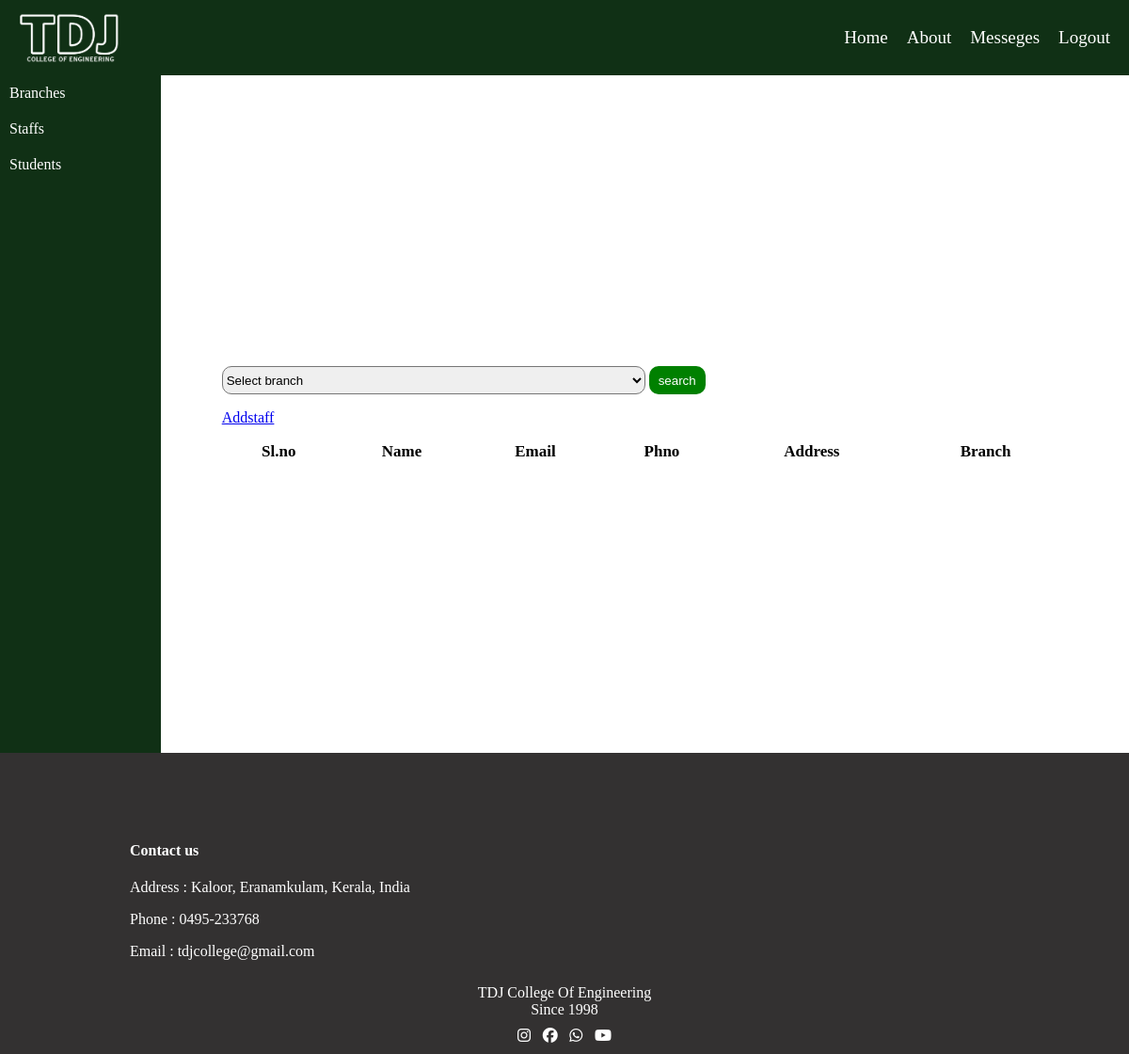
Before: /admstaff (signed in) with the older database file.
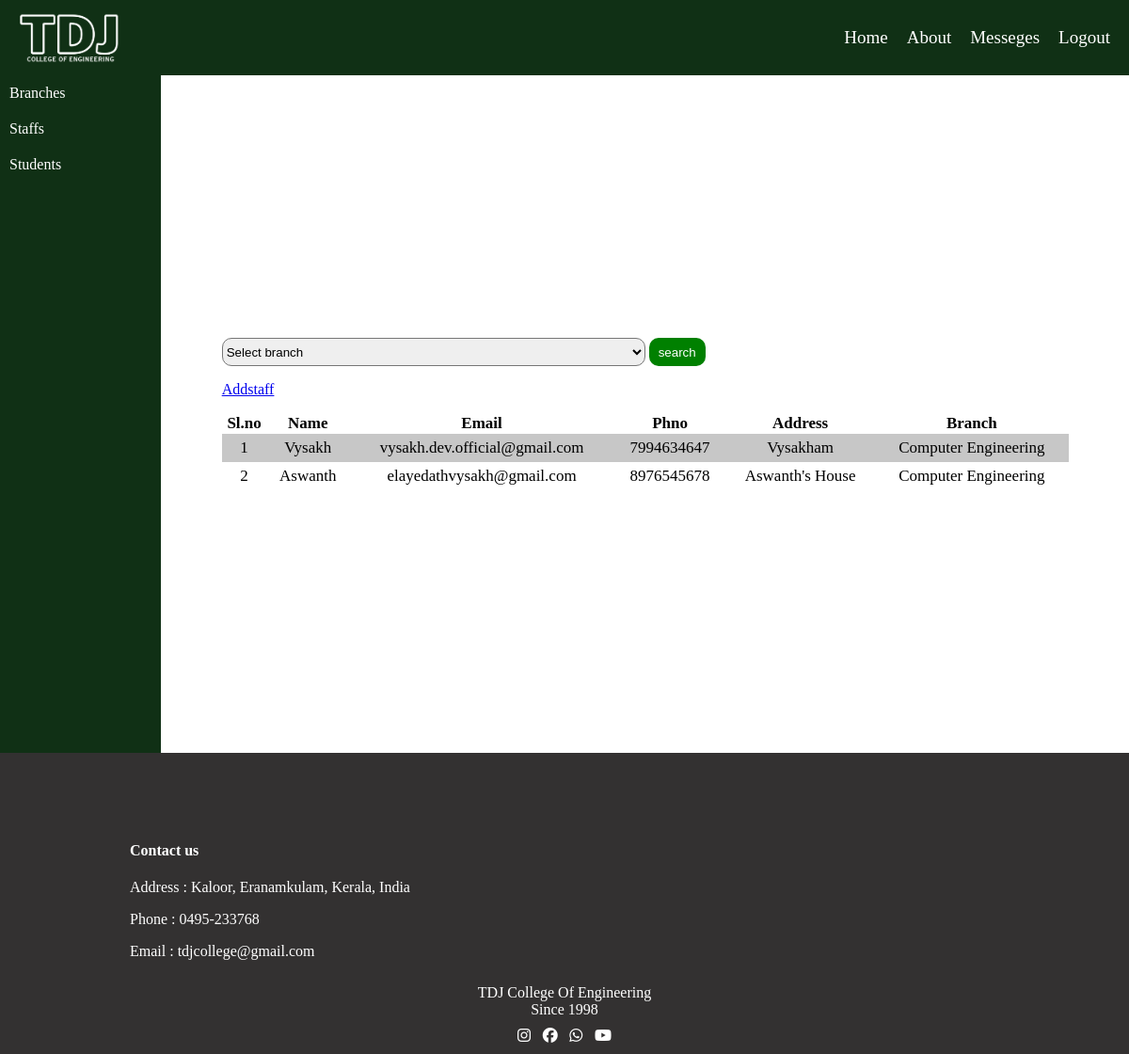
After: the same page with the newer database file.
### app/models.py (models this page shows, shortened)
class Staff(models.Model):
    aname=models.ForeignKey(admins,on_delete=models.CASCADE)
    staffname=models.TextField()
    staffemail=models.TextField()
    staffphno=models.TextField()
    staffaddress=models.TextField()
    staffbranch=models.ForeignKey(Branches,on_delete=models.CASCADE)
    staffpassword=models.TextField()

class Branches(models. Model):
    aname=models.ForeignKey(admins,on_delete=models.CASCADE)
    bname=models.TextField()

### app/views.py (the view)
# urls.py: path('admstaff',views.admstaff),
def admstaff(request):
    if 'adm' in request.session:
        branches=Branches.objects.filter(aname=admins.objects.get(username=request.session['adm']))
        if request.method=='POST':
            branchname=request.POST['branch']
            print(branchname)
            branch=Branches.objects.get(bname=branchname)
            staffs=Staff.objects.filter(staffbranch=branch)
        else:
            staffs=Staff.objects.all()
        return render(request,'admin/admstaff.html',{'branches':branches,'staffs':staffs})
    else:
        return render(index)

### templates/admin/admstaff.html (shortened to what this page needs)
<!DOCTYPE html>
<html lang="en">
<head>
    {% load static %}
    <link rel="stylesheet" href="{% static 'css/index.css' %}">
</head>
<body>
    <div class="main">
        <div class="nav">
            <div class="navigation" style="background-color: rgb(16, 48, 21);">
                <div class="logo">
                    <img src="{% static 'images/clogo.png' %}" alt="">
                </div>
                <div class="links">
                    <ul>
                        <a href="" class="service"><li>Home</li></a>
                        <a href="" class="service"><li>About</li></a>
                        <a href="" class="service"><li>Messeges</li></a>
                        <a href="st_login" class="service"><li>Logout</li></a>
                    </ul>
                </div>
            </div>
        </div>
        <div class="admin_main">
            <div class="admin_part1">
                <a href="../addbranch"><div class="nav1">
                    Branches
                </div></a>
                <a href="../admstaff"><div class="nav1">
                    Staffs
                </div></a>
                <a href="../viewstudents"><div class="nav1">
                    Students
                </div></a>
            </div>
            <div class="admin_part2">
            <div class="admbutton">
                <div class="select">
                    <form action="../admstaff" method="POST">
                        <select name="branch" id="">
                            <option value="" disabled selected>Select branch</option>
                        </select>
                        <input type="submit" value="search">
                    </form>
                </div>
                <a href="addstaff">
                    <p>Addstaff</p>
                </a>
                <div class="staffs">
                    <table>
                        <tr>
                            <th>Sl.no</th>
                            <th>Name</th>
                            <th>Email</th>
                            <th>Phno</th>
                            <th>Address</th>
                            <th>Branch</th>
                        </tr>
                        {% for i in staffs %}
                        <tr>
                            <td>{{forloop.counter}}</td>
                            <td>{{i.staffname}}</td>
                            <td>{{i.staffemail}}</td>
                            <td>{{i.staffphno}}</td>
                            <td>{{i.staffaddress}}</td>
                            <td>{{i.staffbranch.bname}}</td>
                        </tr>
                        {% endfor %}
                    </table>
                </div>
            </div>
            </div>
           </div>
        </div>
        <footer style="margin: 0px;">
            <div class="contact">
                <h4>Contact us</h4>
                <p>Address : Kaloor, Eranamkulam, Kerala, India</p>
                <p>Phone : 0495-233768</p>
                <p>Email : tdjcollege@gmail.com</p>
            </div>
            <div class="clg_name">
                <p>TDJ College Of Engineering</p>
                <p>Since 1998</p>
            </div>
            <div class="icons">
                <div class="icon"><i class="fa-brands fa-instagram"></i></div>
                <div class="icon"><i class="fa-brands fa-facebook"></i></div>
                <div class="icon"><i class="fa-brands fa-whatsapp"></i></div>
                <div class="icon"><i class="fa-brands fa-youtube"></i></div>
            </div>
        </footer>
</body>
</html>

### static/css/index.css (style rules this page uses)
body { margin: 0px; }
.nav { position: fixed; top: 0px; width: 100%; }
.navigation { display: grid; grid-template-areas: 'logo links links links'; height: 80px; background-color: rgba(0, 0, 0, 0.468); width: 100%; z-index: 1; }
.logo { grid-area: logo; display: flex ; align-items: center; }
.logo img { width:150px; filter: invert(100%) brightness(100%) ; }
.links { grid-area: links; display: flex; justify-content: flex-end; }
.links ul { display: flex; justify-content: space-evenly; align-items: center; color: white; }
li { list-style: none; font-size: 19px; margin-right: 20px; }
ul a { text-decoration: none; color: rgb(255, 255, 255); }
footer { margin-top: 20px; background-color: rgb(51, 49, 49); color: white; height: 300px; display: flex; flex-direction: column; align-items: center; justify-content: flex-end; padding: 10px; }
.icons { display: flex; width: 100px; justify-content: space-between; }
.contact { width: 80%; padding-left: 20px; }
.clg_name { display: flex; flex-direction: column; align-items: center; padding: 10px; }
.clg_name p { margin: 0px; }
.admin_main { height: 90vh; margin-top: 80px; display: flex; }
.admin_part1 { height: 90vh; width: 200px; background-color: rgb(16, 48, 21); }
.admin_part1 a { color: white; text-decoration: none; }
.nav1 { padding: 10px; }
.admin_part2 { width: 100%; display: flex; justify-content:center; align-items: center; flex-direction: column; }
select { width: 50%; height: 30px; border-radius: 10px; }
input[type='submit'] { background-color: green; border: none; height: 30px; width: 60px; border-radius: 10px; color: white; }
table { background-color: rgb(255, 255, 255); width: 900px; text-align: center; border-collapse: collapse; font-size: 17px; overflow: auto; }
table tr:nth-child(even) { background-color: rgb(199, 199, 199); }
table td { padding: 5px; }

Changed rows visible on the page:
added Staff: staffname "Vysakh", staffemail "vysakh.dev.official@gmail.com", staffphno "7994634647", staffaddress "Vysakham", staffbranch.bname "Computer Engineering"
added Staff: staffname "Aswanth", staffemail "elayedathvysakh@gmail.com", staffphno "8976545678", staffaddress "Aswanth's House", staffbranch.bname "Computer Engineering"
